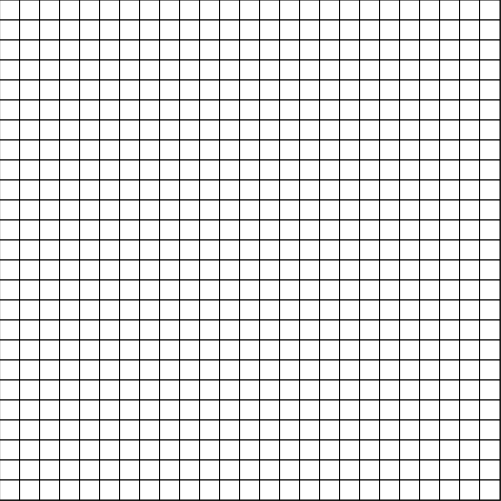
Frame 1 (no input)
Frame 60 (no input): identical to frame 1, image omitted
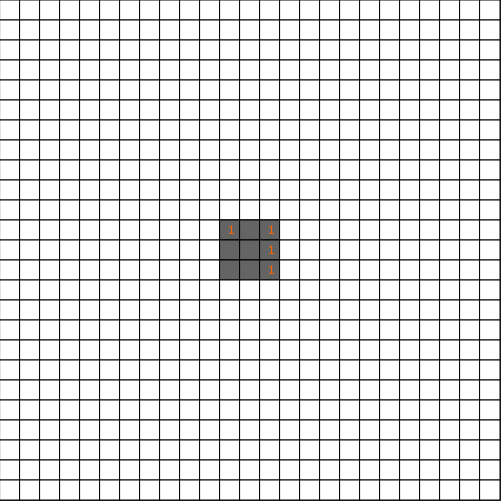
Frame 120 (the mouse pressed at the canvas centre since frame 60)

The p5.js sketch that drew these frames (run headless with seeded random() and noise() and a simulated clock; from frame 60 on, the mouse is pressed at the canvas centre):

// p5.js sketch
// ── sketch.js
function make2dArray(cols,rows)
{
  var arr=new Array(cols)
  for(var i=0;i<arr.length;i++)
  {
    arr[i]=new Array(rows)
  }
  return arr;
}

var grid;
var cols;
var rows;
var s=20;

function setup(){
createCanvas(501,501)
     cols=floor(width/s);
     rows=floor(height/s);
    grid=make2dArray(cols,rows);
    for(var i=0;i<cols;i++)
    {
      for(var j=0;j<rows;j++){
         grid[i][j]=new cell(i,j)

      }

    }
}

function draw(){
  background(51)
  for(var i=0;i<cols;i++)
  {
    for(var j=0;j<rows;j++){
       grid[i][j].show()
       grid[i][j].nabhour()
       if(grid[i][j].contains()==true){
         grid[i][j].rev=true
         if( grid[i][j].n==0 )
         {
           grid[i][j].evale()
         }
         if(grid[i][j].bee==true){
           for(var u=0;u<cols;u++)
           {
             for(var v=0;v<rows;v++){
                  grid[u][v].rev=true

             }}
         }
       }


    }

  }
  }
  function bomb(){

  this.x;
  this.y;
  this.width;
  this.height;
  this.rev=false
  this.or;
  this.show=function(x,y,w,h)
  {
    this.x=x;
    this.y=y;
    this.width=w;
    this.height=h;

    fill(100,0,255)
    rect(this.x,this.y,this.width,this.height)
    fill(255,0,0)
    if(this.rev==true){
    ellipse(this.x+50,this.y+50,50,50)}
  }

  }
  function cell(i,j)
  {this.bee;
    if(random(1)>0.8){
    this.bee=true}
    else{this.bee=false}
    this.rev=false
    this.i;
    this.j;
    this.x;
    this.y;
  this.n=0;


    //this.side;
    this.show=function()
    {
      this.i=i;
      this.j=j;
      this.x=i*s;
      this.y=j*s;
      this.flag=1
      fill(255)
      rect(this.x,this.y,s,s)
       if(this.rev==true)
       {
         if(this.bee==true)
         {
           fill(255,0,0)
          ellipse(this.x+10,this.y+10,10,10)

                  }
         else {

           fill(100)
           rect(this.x,this.y,s,s)
           fill(255,100,0)
  if(this.n>0){
          // strokeWeight(4)
         text(this.n,this.x+8,this.y+14)
         if(this.flag==0)
         {
           text('F',this.x+8,this.y+14)
         }
       }}

       }
  if(keyIsPressed){
    if(keyCode===13)
    {
      if(this.flag==1){
      this.flag=0}
      else{this.flag=1}
    }
  }
    }
    this.contains=function()
    {
      if(mouseIsPressed==true)
      {
        if(
          mouseX>this.x && mouseX<this.x+s  &&
          mouseY>this.y && mouseY<this.y+s
        ){
        return true


        }
      }
    }
    this.nabhour=function()
    {
      if(this.bee==true)
      {
        this.n=-1;
      }
        var total=0;
      for(var v=-1;v<=1;v++){
        for(var u=-1;u<=1;u++){
          var i=this.i+v
          var j=this.j+u
          if(i>-1 && i<cols && j>-1 && j<rows){
           var na=grid[i][j]
            if(na.bee==true){
              total++

            }}}
             //console.log(total)
            this.n=total;

          //  return total;

      }

    }
    this.evale=function()
    {
      for(var v=-1;v<=1;v++){
        for(var u=-1;u<=1;u++){
          var i=this.i+v
          var j=this.j+u
          if(i>-1 && i<cols && j>-1 && j<rows){
           var na=grid[i][j]
            if(na.bee!=true && na.rev==false){
              na.rev=true;

            }}}
    }
  }}

  function doubleClicked(){
    if(this.flag==1){
    this.flag=0}
    else{this.flag=1}
  }
